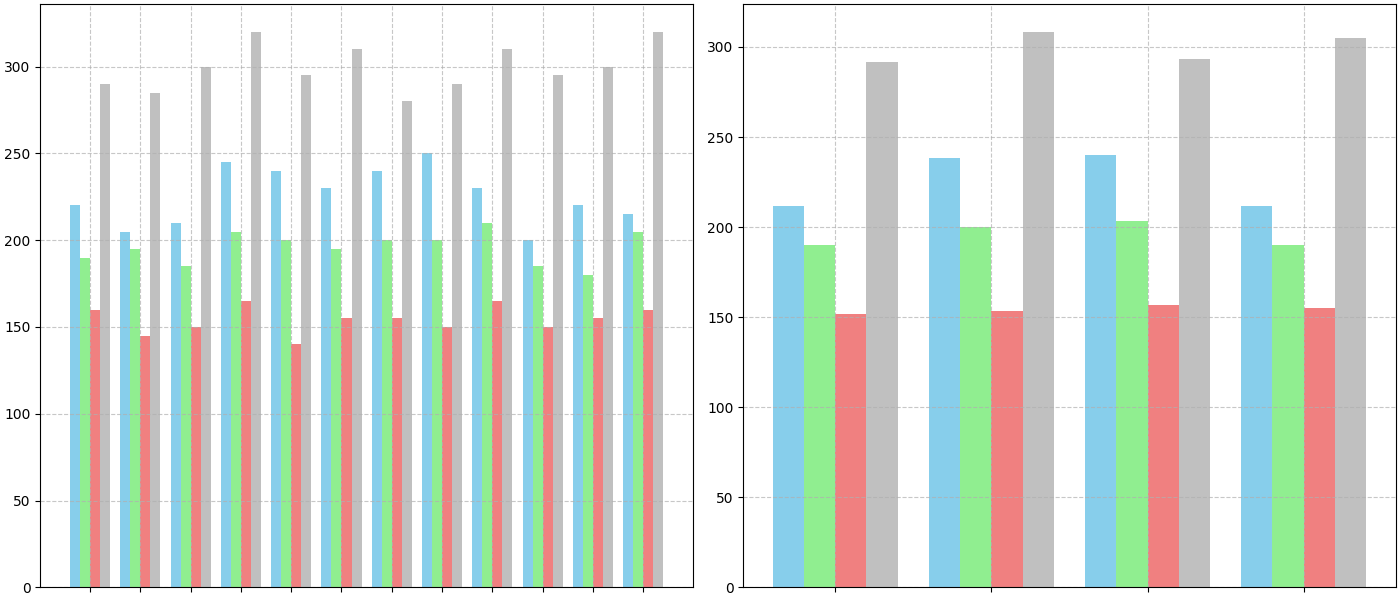

This figure's Python source:
import matplotlib.pyplot as plt
import numpy as np

months = np.arange(1, 13)

downtown_consumption = [220, 205, 210, 245, 240, 230, 240, 250, 230, 200, 220, 215]
uptown_consumption = [190, 195, 185, 205, 200, 195, 200, 200, 210, 185, 180, 205]
suburb_consumption = [160, 145, 150, 165, 140, 155, 155, 150, 165, 150, 155, 160]
airport_consumption = [290, 285, 300, 320, 295, 310, 280, 290, 310, 295, 300, 320]

fig, axes = plt.subplots(1, 2, figsize=(14, 6), constrained_layout=True)  # Change to 1x2 grid

bar_width = 0.2
x_indices = np.arange(len(months))

colors = ['skyblue', 'lightgreen', 'lightcoral', 'silver']

for i, consumption in enumerate([downtown_consumption, uptown_consumption, suburb_consumption, airport_consumption]):
    axes[0].bar(x_indices + i * bar_width, consumption, bar_width, color=colors[i])

axes[0].set_xticks(x_indices + bar_width * 1.5)
axes[0].set_xticklabels([''] * len(months), rotation=45, ha='right')
axes[0].grid(True, linestyle='--', alpha=0.7)

quarters = ['Q1', 'Q2', 'Q3', 'Q4']
x_indices_2 = np.arange(len(quarters))
average_consumptions = {
    'Downtown': [np.mean(downtown_consumption[i*3:i*3+3]) for i in range(4)],
    'Uptown': [np.mean(uptown_consumption[i*3:i*3+3]) for i in range(4)],
    'Suburb': [np.mean(suburb_consumption[i*3:i*3+3]) for i in range(4)],
    'Airport': [np.mean(airport_consumption[i*3:i*3+3]) for i in range(4)],
}

for i, avg in enumerate(average_consumptions.values()):
    axes[1].bar(x_indices_2 + i * bar_width, avg, bar_width, color=colors[i])

axes[1].set_xticks(x_indices_2 + bar_width * 1.5)
axes[1].set_xticklabels([''] * len(quarters), rotation=45, ha='right')
axes[1].grid(True, linestyle='--', alpha=0.7)

plt.show()
